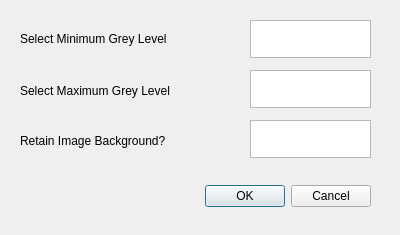
<?xml version="1.0" encoding="UTF-8"?>
<ui version="4.0">
 <class>Dialog</class>
 <widget class="QDialog" name="Dialog">
  <property name="geometry">
   <rect>
    <x>0</x>
    <y>0</y>
    <width>400</width>
    <height>235</height>
   </rect>
  </property>
  <property name="windowTitle">
   <string>Options</string>
  </property>
  <widget class="QDialogButtonBox" name="buttonBox">
   <property name="geometry">
    <rect>
     <x>190</x>
     <y>180</y>
     <width>181</width>
     <height>32</height>
    </rect>
   </property>
   <property name="layoutDirection">
    <enum>Qt::LeftToRight</enum>
   </property>
   <property name="orientation">
    <enum>Qt::Horizontal</enum>
   </property>
   <property name="standardButtons">
    <set>QDialogButtonBox::Cancel|QDialogButtonBox::Ok</set>
   </property>
  </widget>
  <widget class="QLabel" name="minLevelLabel">
   <property name="geometry">
    <rect>
     <x>20</x>
     <y>23</y>
     <width>231</width>
     <height>31</height>
    </rect>
   </property>
   <property name="text">
    <string>Select Minimum Grey Level</string>
   </property>
  </widget>
  <widget class="QLabel" name="maxLevelLabel">
   <property name="geometry">
    <rect>
     <x>20</x>
     <y>70</y>
     <width>231</width>
     <height>41</height>
    </rect>
   </property>
   <property name="text">
    <string>Select Maximum Grey Level</string>
   </property>
  </widget>
  <widget class="QLabel" name="maxLevelLabel_2">
   <property name="geometry">
    <rect>
     <x>20</x>
     <y>120</y>
     <width>231</width>
     <height>41</height>
    </rect>
   </property>
   <property name="text">
    <string>Retain Image Background?</string>
   </property>
  </widget>
  <widget class="QTextEdit" name="minLevel">
   <property name="geometry">
    <rect>
     <x>250</x>
     <y>20</y>
     <width>121</width>
     <height>38</height>
    </rect>
   </property>
  </widget>
  <widget class="QTextEdit" name="maxLevel">
   <property name="geometry">
    <rect>
     <x>250</x>
     <y>70</y>
     <width>121</width>
     <height>38</height>
    </rect>
   </property>
  </widget>
  <widget class="QTextEdit" name="bg">
   <property name="geometry">
    <rect>
     <x>250</x>
     <y>120</y>
     <width>121</width>
     <height>38</height>
    </rect>
   </property>
  </widget>
 </widget>
 <resources/>
 <connections>
  <connection>
   <sender>buttonBox</sender>
   <signal>accepted()</signal>
   <receiver>Dialog</receiver>
   <slot>accept()</slot>
   <hints>
    <hint type="sourcelabel">
     <x>248</x>
     <y>254</y>
    </hint>
    <hint type="destinationlabel">
     <x>157</x>
     <y>274</y>
    </hint>
   </hints>
  </connection>
  <connection>
   <sender>buttonBox</sender>
   <signal>rejected()</signal>
   <receiver>Dialog</receiver>
   <slot>reject()</slot>
   <hints>
    <hint type="sourcelabel">
     <x>316</x>
     <y>260</y>
    </hint>
    <hint type="destinationlabel">
     <x>286</x>
     <y>274</y>
    </hint>
   </hints>
  </connection>
 </connections>
</ui>
